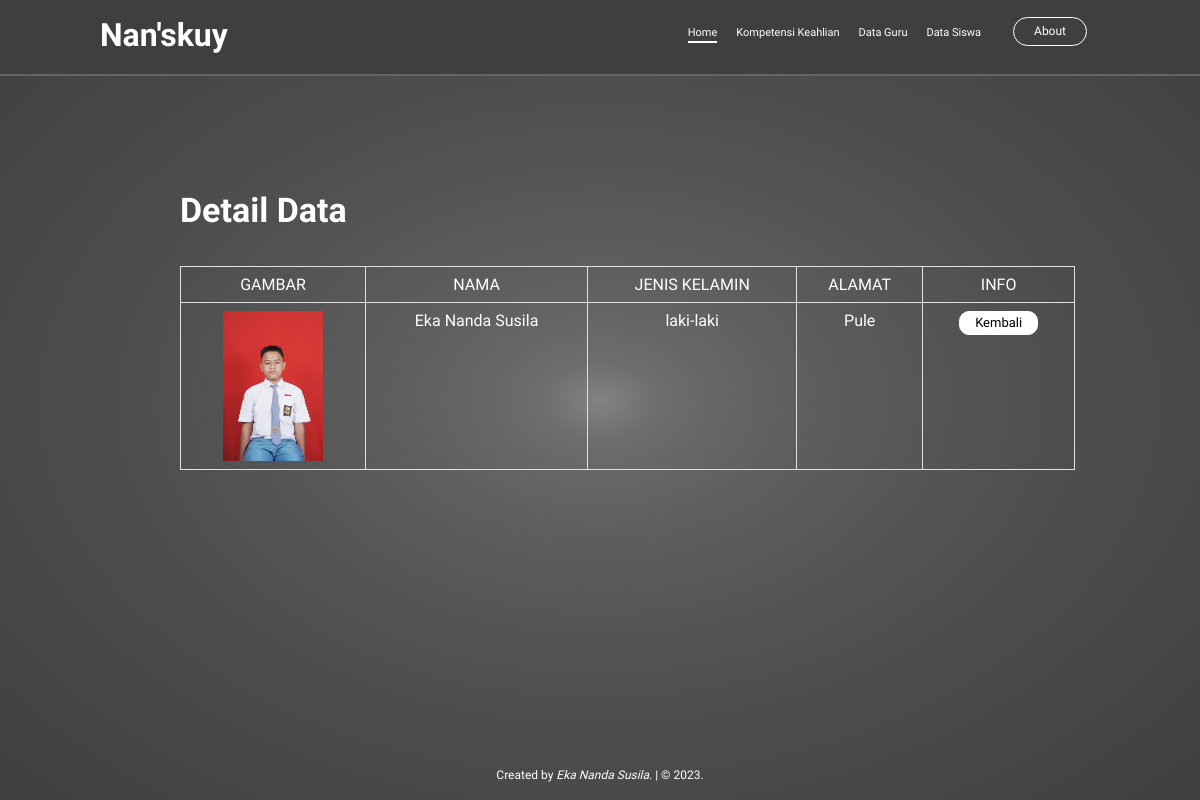
Page /public/siswa/detail/1 on the committed database.
### tables this page shows
CREATE TABLE `data_siswa` (
  `id` int(11) NOT NULL,
  `nama` varchar(255) NOT NULL,
  `jenis_kelamin` varchar(255) NOT NULL,
  `alamat` varchar(255) NOT NULL,
  `gambar` varchar(255) NOT NULL
);

### app/core/Controller.php (called while the page is built, shortened)
<?php
class Controller{
    public function view($view,$data =[]){
        require_once "../app/view/".$view.'.php';
    }
    public function model($model){
        return new $model;
    }
}

### app/controller/Siswa.php (called while the page is built, shortened)
<?php
class Siswa extends Controller{
    public function detail($id){
        $data['judul']="Detail Siswa";
        $data['siswa']=$this->model('Siswa_model')->getBlogById($id);
        $this->view('siswa/detail',$data);
    }
}

### app/core/App.php (called while the page is built, shortened)
<?php
class App
{
    protected $method = "index";
    protected $params = [];
    public function __construct()
    {
        $url = $this->parseURL();
        if(isset($url[1]))
            {
        if(file_exists('../app/controller/'.$url[0].'.php')){
            unset($url[0]);
        }}
            $this->controller = new
            $this->controller;
            if(isset($url[1]))
            {
                if(method_exists($this->controller,
                $url[1])){
                    $this->method= $url[1];
                    unset($url[1]);
                }
            }
            if(!empty($url)){
                    $this->params = array_values($url);
            }
            call_user_func_array(
                [$this->controller,$this->method],
                $this->params);
    }
    public function parseURL()
    {
        if (isset($_GET['url'])){
            $url = ($_GET['url']. "/");
            $url = filter_var($url, FILTER_SANITIZE_URL);
            $url = explode('/',$url);
            return $url;
        }
    }
}
?>

### public/index.php (called while the page is built, shortened)
<?php
$app = new App;
?>

### app/core/Database.php (called while the page is built, shortened)
<?php
class Database {
    private $host = DB_HOST;
    private $user = DB_USER;
    private $pass = DB_PASS;
    private $db_name = DB_NAME;
    private $dbh;
    private $stmt;
    public function __construct()
    {
        $dsn = 'mysql:host=' . $this->host . ';dbname=' . $this->db_name;
        $option = [
            PDO::ATTR_PERSISTENT => true,
            PDO::ATTR_ERRMODE => PDO::ERRMODE_EXCEPTION
        ];
        try {
            $this->dbh = new PDO($dsn, $this->user, $this->pass, $option);
        } catch(PDOException $e) {
            die($e->getMessage());
        }
    }
    public function query($query)
    {
        $this->stmt = $this->dbh->prepare($query);
    }
    public function bind($param, $value, $type = null)
    {
        if( is_null($type) ) {
            switch( true ) {
                default :
                    $type = PDO::PARAM_STR;
            }
        }
        $this->stmt->bindValue($param, $value, $type);
    }
    public function execute()
    {
        $this->stmt->execute();
    }
    public function resultSingle()
    {
        $this->execute();
        return $this->stmt->fetch(PDO::FETCH_ASSOC);
    }
}

### app/model/Siswa_model.php (called while the page is built, shortened)
<?php
class Siswa_model
{
    private $table = 'data_siswa';
    private $db;
    public function __construct()
    {
        $this->db = new Database;
    }
    public function getBlogById($id)
    {
        $this->db->query("SELECT * FROM " . $this->table . ' WHERE id=:id');
        $this->db->bind('id', $id);
        return $this->db->resultSingle();
    }
}

### app/view/siswa/detail.php (the view)
<body>
<div class="content">
    <div class="main">
      <div class="main-text">
        <h1 style="font-size: 34px;" class="display-4 fw-bold">Detail Data</h1>
        <br>
        <table style="color:white;font-weight:none;"class="table table-bordered " id="myTable">
          <thead>
            <tr class="text-center">
              <td scope="col">GAMBAR</td>
              <td scope="col">NAMA</td>
              <td scope="col">JENIS KELAMIN</td>
              <td scope="col">ALAMAT</td>
              <td scope="col">INFO</td>
            </tr>
          </thead>
          <tbody>
              <tr class="text-center">
              <td>
              <img src="<?= BASE_URL; ?>/img/<?= $data['siswa']['gambar'];?>" width="100px;">
                </td>
                <td>
                <?= $data['siswa']['nama'];?>
                </td>
                <td>
                <?= $data['siswa']['jenis_kelamin'];?>
                </td>
                <td>
                <?= $data['siswa']['alamat'];?>
                </td>
                <td>             <a  href="<?= BASE_URL; ?>/siswa"
                    style="border-radius:10px;font-size:13px;padding: 2px 15px;">Kembali</a>
                </td>
              </tr>
          </tbody>
        </table>
      </div>
    </div>
  </div>
  <br><br><br><br><br><br><br>
  </div>

### app/view/templates/header.php (style rules this page uses)
* { padding: 0; margin: 0; box-sizing: border-box; font-family: 'Patua One', cursive; }
body { overflow-x: hidden; }
.content { padding-top: 190px; }
.content .main-text { left: 15%; position: relative; z-index: 2; max-width: 100%; width: 895px; color: white; line-height: 1.8; font-size: 15px; }
.content .main-text a { display: inline-block; text-decoration: none; color: black; background: white; border: 1px solid white; padding: 9px 25px; line-height: 1.4; border-radius: 30px; }

### rows in the picture
data_siswa: gambar (picture), nama "Eka Nanda Susila", jenis_kelamin "laki-laki", alamat "Pule"
